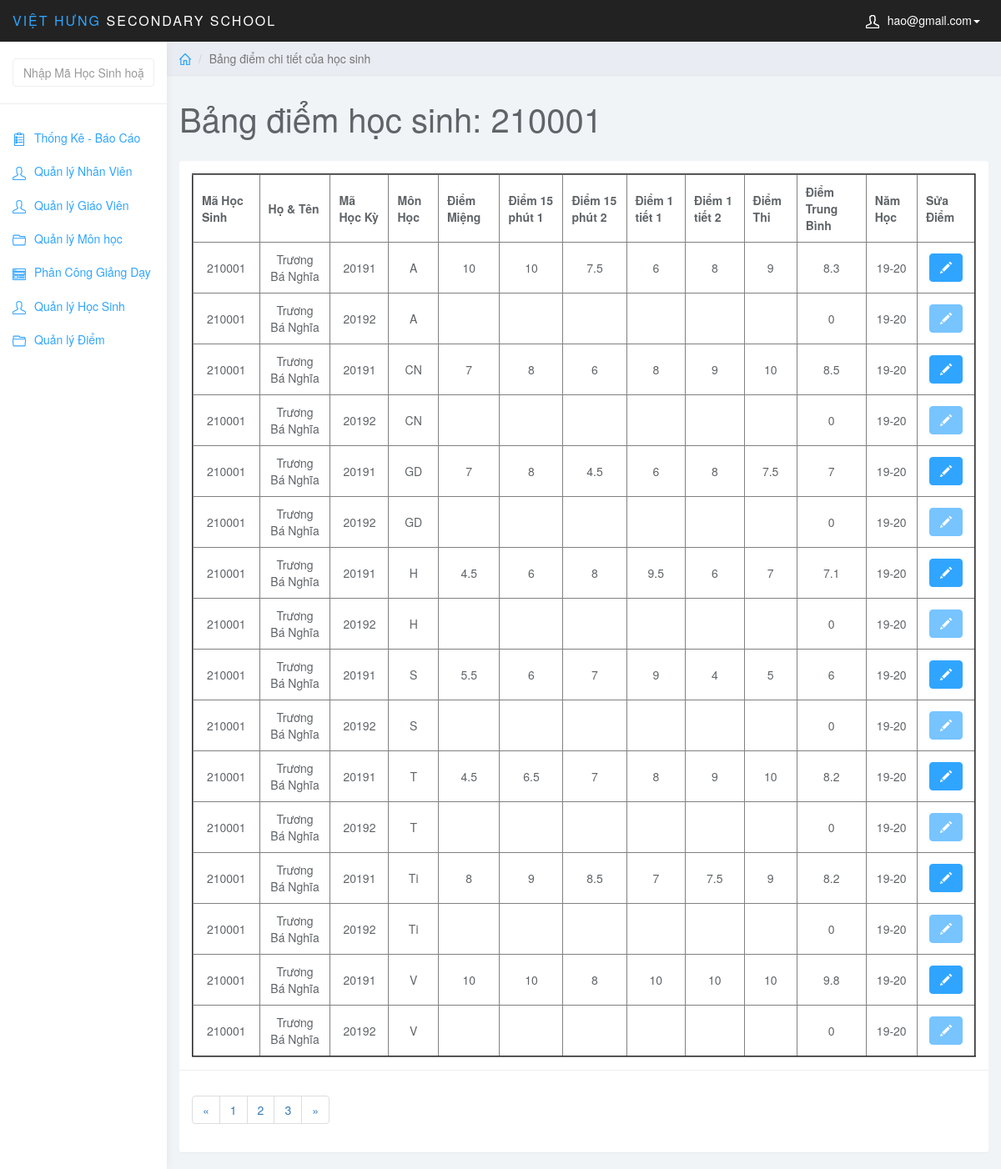
/admin/index.php?page=edit_diem&id_hs=210001 (signed in), run on an earlier commit of the app's database.
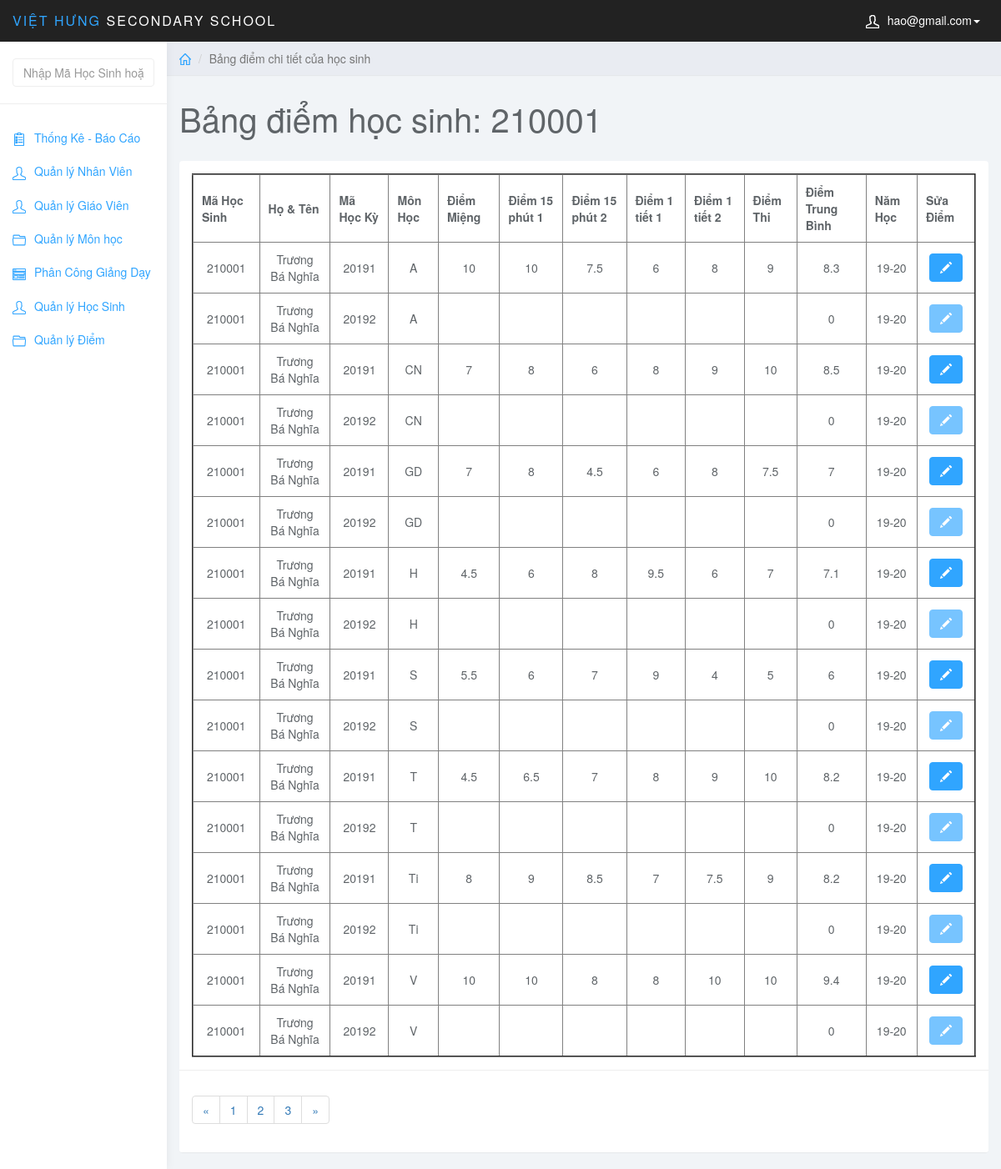
And on a later commit of the database.
### tables this page shows
CREATE TABLE `diem` (
  `MaDiem` int(6) NOT NULL AUTO_INCREMENT,
  `MaHocKy` varchar(5) NOT NULL,
  `MaMonHoc` varchar(5) NOT NULL,
  `MaHS` int(6) NOT NULL,
  `MaLopHoc` varchar(10) NOT NULL,
  `DiemMieng` varchar(5) NOT NULL,
  `Diem15Phut1` varchar(5) NOT NULL,
  `Diem15Phut2` varchar(5) NOT NULL,
  `Diem1Tiet1` varchar(5) NOT NULL,
  `Diem1Tiet2` varchar(5) NOT NULL,
  `DiemThi` varchar(5) NOT NULL,
  `DiemTB` float NOT NULL,
  PRIMARY KEY (`MaDiem`),
  KEY `fk_diem_mahk` (`MaHocKy`),
  KEY `fk_diem_monhoc` (`MaMonHoc`),
  KEY `fk_diem_hocsinh` (`MaHS`),
  KEY `MaLopHoc` (`MaLopHoc`),
  CONSTRAINT `diem_ibfk_1` FOREIGN KEY (`MaLopHoc`) REFERENCES `lophoc` (`MaLopHoc`),
  CONSTRAINT `fk_diem_hocsinh` FOREIGN KEY (`MaHS`) REFERENCES `hocsinh` (`MaHS`),
  CONSTRAINT `fk_diem_mahk` FOREIGN KEY (`MaHocKy`) REFERENCES `hocky` (`MaHocKy`),
  CONSTRAINT `fk_diem_monhoc` FOREIGN KEY (`MaMonHoc`) REFERENCES `monhoc` (`MaMonHoc`)
);

CREATE TABLE `hocsinh` (
  `MaHS` int(6) NOT NULL,
  `MaLopHoc` varchar(10) NOT NULL,
  `TenHS` varchar(50) NOT NULL,
  `GioiTinh` varchar(5) NOT NULL,
  `NgaySinh` date NOT NULL,
  `NoiSinh` varchar(50) NOT NULL,
  `DanToc` varchar(10) NOT NULL,
  `HoTenCha` varchar(50) NOT NULL,
  `HoTenMe` varchar(50) NOT NULL,
  PRIMARY KEY (`MaHS`),
  KEY `fk_hs_lh` (`MaLopHoc`),
  CONSTRAINT `fk_hs_lh` FOREIGN KEY (`MaLopHoc`) REFERENCES `lophoc` (`MaLopHoc`)
);

CREATE TABLE `hocky` (
  `MaHocKy` varchar(5) NOT NULL,
  `TenHocKy` varchar(20) NOT NULL,
  `HeSoHK` int(1) NOT NULL,
  `NamHoc` char(10) NOT NULL,
  PRIMARY KEY (`MaHocKy`),
  KEY `NamHoc` (`NamHoc`)
);

### admin/edit_diem.php (the view, shortened to what this page needs)
<?php
    $stu_id = $_GET['id_hs'];
    $sql_view = "SELECT * FROM hocsinh JOIN diem ON hocsinh.MaHS = diem.MaHS JOIN hocky ON diem.MaHocKy = hocky.MaHocKy WHERE hocsinh.MaHS = '$stu_id'";
    $query_view = mysqli_query($conn,$sql_view);
?>
<div class="col-sm-9 col-sm-offset-3 col-lg-10 col-lg-offset-2 main">
		<div class="row">
			<ol class="breadcrumb">
				<li><a href="index.php"><svg class="glyph stroked home"><use xlink:href="#stroked-home"></use></svg></a></li>
				<li class="active">Bảng điểm chi tiết của học sinh</li>
			</ol>
		</div>
		<div class="row">
			<div class="col-lg-12">
				<h1 class="page-header">Bảng điểm học sinh: <?php echo $stu_id ?></h1>
			</div>
		</div>
		<div class="row">
			<div class="col-lg-12">
				<div class="panel panel-default">
					<div class="panel-body">
                        <table border="2px" width="100%" style="text-align: center;">
						    <thead>
						    <tr>
						        <th data-field="id" data-sortable="true">Mã Học Sinh</th>
                                <th data-field="name"  data-sortable="true">Họ & Tên</th>
                                <th data-sortable="true">Mã Học Kỳ</th>
                                <th data-sortable="true">Môn Học</th>
                                <th data-sortable="true">Điểm Miệng</th>
                                <th data-sortable="true">Điểm 15 phút 1</th>
                                <th data-sortable="true">Điểm 15 phút 2</th>
                                <th data-sortable="true">Điểm 1 tiết 1</th>
                                <th data-sortable="true">Điểm 1 tiết 2</th>
                                <th data-sortable="true">Điểm Thi</th>
                                <th data-sortable="true">Điểm Trung Bình</th>
                                <th data-sortable="true">Năm Học</th>
                                <th>Sửa Điểm</th>
						    </tr>
                            </thead>
                            <tbody>
                                <?php
                                    while($row_view = mysqli_fetch_assoc($query_view)){
                                ?>
                                <tr>
                                <form  method="post">
                                    <td><?php echo $row_view['MaHS']; ?></td>
                                    <td><?php echo $row_view['TenHS']; ?></td>
                                    <td><?php echo $row_view['MaHocKy']; ?></td>
                                    <td><?php echo $row_view['MaMonHoc']; ?></td>
                                    <td ><?php echo $row_view['DiemMieng']; ?></td>
                                    <td ><?php echo $row_view['Diem15Phut1']; ?></td>
                                    <td ><?php echo $row_view['Diem15Phut2']; ?></td>
                                    <td><?php echo $row_view['Diem1Tiet1']; ?></td>
                                    <td><?php echo $row_view['Diem1Tiet2']; ?></td>
                                    <td><?php echo $row_view['DiemThi']; ?></td>
                                    <td><?php echo $row_view['DiemTB']; ?></td>
                                    <td><?php echo $row_view['NamHoc']; ?></td>
                                    <td class="form-group">
                                        <a href="index.php?page=edit_diem_hs&id_hs=<?php echo $row_view['MaHS']; ?>&id_mon=<?php echo $row_view['MaMonHoc']; ?>&MaHocKy=<?php echo $row_view['MaHocKy']; ?>" class="btn btn-primary <?php if(empty($row_view['DiemTB'])){ echo 'disabled';} ?>"><i class="glyphicon glyphicon-pencil"></i></a>
                                    </td>
                                    </form>
                                </tr>
                                    <?php }?>
                            </tbody>
						</table>
                    </div>
                    <div class="panel-footer">
                        <nav aria-label="Page navigation example">
                            <ul class="pagination">
                                <li class="page-item"><a class="page-link" href="#">&laquo;</a></li>
                                <li class="page-item"><a class="page-link" href="#">1</a></li>
                                <li class="page-item"><a class="page-link" href="#">2</a></li>
                                <li class="page-item"><a class="page-link" href="#">3</a></li>
                                <li class="page-item"><a class="page-link" href="#">&raquo;</a></li>
                            </ul>
                        </nav>
                    </div>
				</div>
			</div>
		</div>
	</div>

What changed in the data, as far as the page shows it:
changed diem (number 15 of 16 on the later page): Diem1Tiet1 "10" → "8"; DiemTB "9.8" → "9.4"
